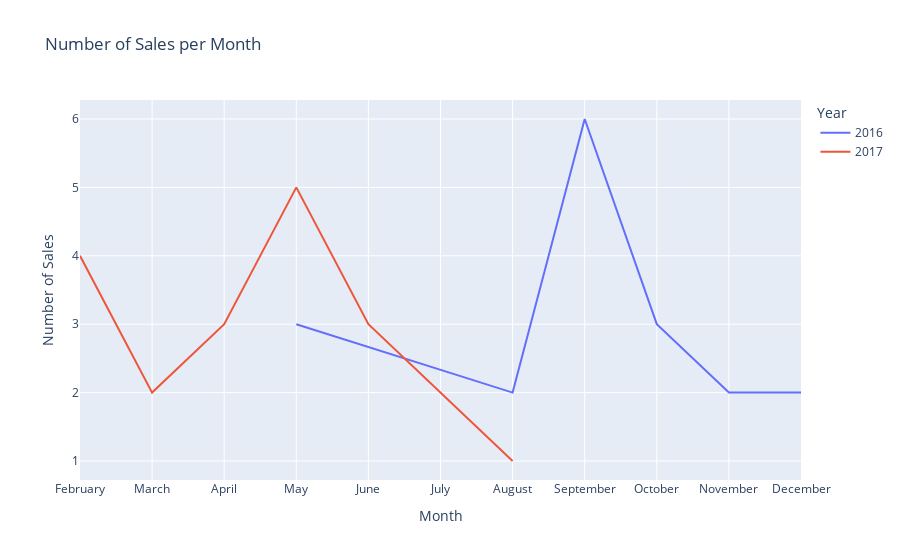

The code cell stored with this chart in its notebook:
### Code cell
# Set y-axis to display only whole numbers and adjust margin for x-axis
max_sales = sales_per_month['Number of Sales'].max()
fig.update_layout(yaxis=dict(tickvals=list(range(0, max_sales+1))))
# Show plot
fig.show()

### Figure 1 — Plotly figure (JSON) as saved in the notebook; plotly's stock layout.template omitted (floating-point values rounded to 4 significant figures)
{"data": [{"hovertemplate": "Year=2016<br>Month=%{x}<br>Number of Sales=%{y}<extra></extra>", "legendgroup": "2016", "line": {"color": "#636efa", "dash": "solid"}, "marker": {"symbol": "circle"}, "mode": "lines", "name": "2016", "orientation": "v", "showlegend": true, "type": "scatter", "x": ["May", "August", "September", "October", "November", "December"], "xaxis": "x", "y": [3, 2, 6, 3, 2, 2], "yaxis": "y"}, {"hovertemplate": "Year=2017<br>Month=%{x}<br>Number of Sales=%{y}<extra></extra>", "legendgroup": "2017", "line": {"color": "#EF553B", "dash": "solid"}, "marker": {"symbol": "circle"}, "mode": "lines", "name": "2017", "orientation": "v", "showlegend": true, "type": "scatter", "x": ["February", "March", "April", "May", "June", "July", "August"], "xaxis": "x", "y": [4, 2, 3, 5, 3, 2, 1], "yaxis": "y"}], "layout": {"legend": {"title": {"text": "Year"}, "tracegroupgap": 0}, "title": {"text": "Number of Sales per Month"}, "xaxis": {"anchor": "y", "categoryarray": ["January", "February", "March", "April", "May", "June", "July", "August", "September", "October", "November", "December"], "categoryorder": "array", "domain": [0, 1], "title": {"text": "Month"}}, "yaxis": {"anchor": "x", "domain": [0, 1], "tickvals": [0, 1, 2, 3, 4, 5, 6], "title": {"text": "Number of Sales"}}}}
